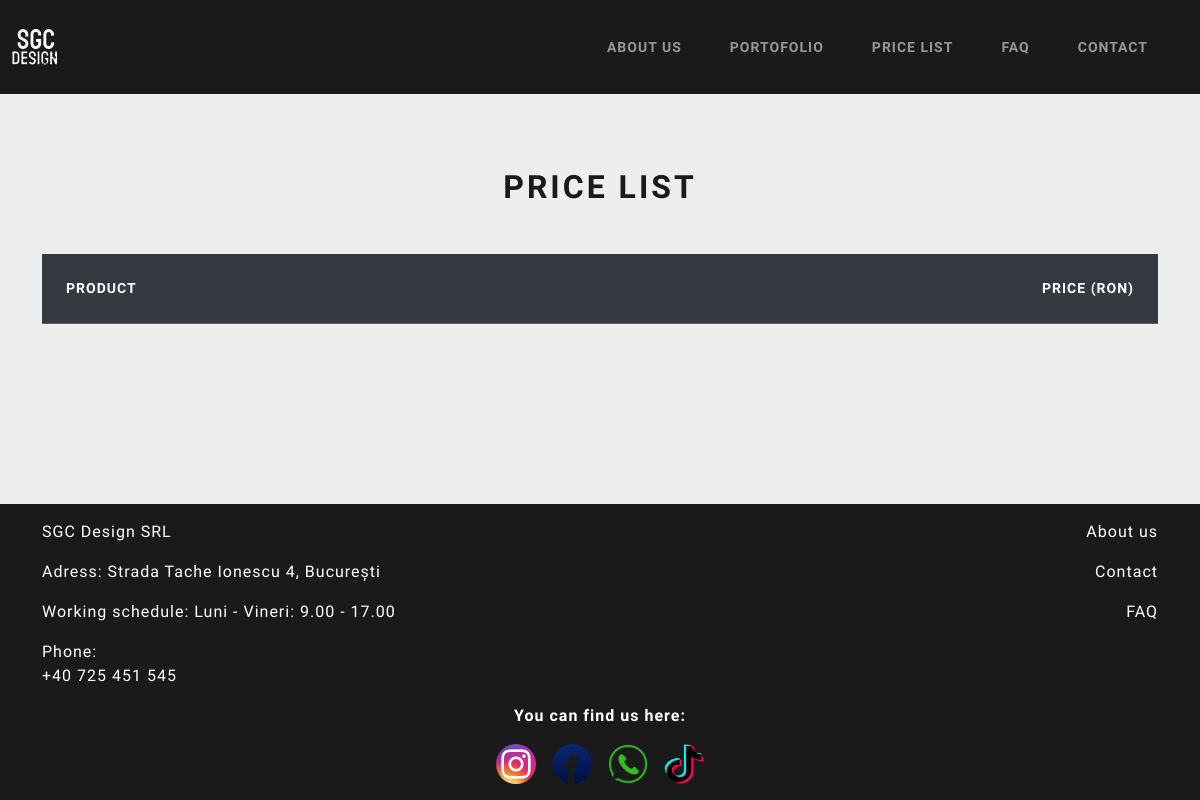
The app's page /prices/, older data.
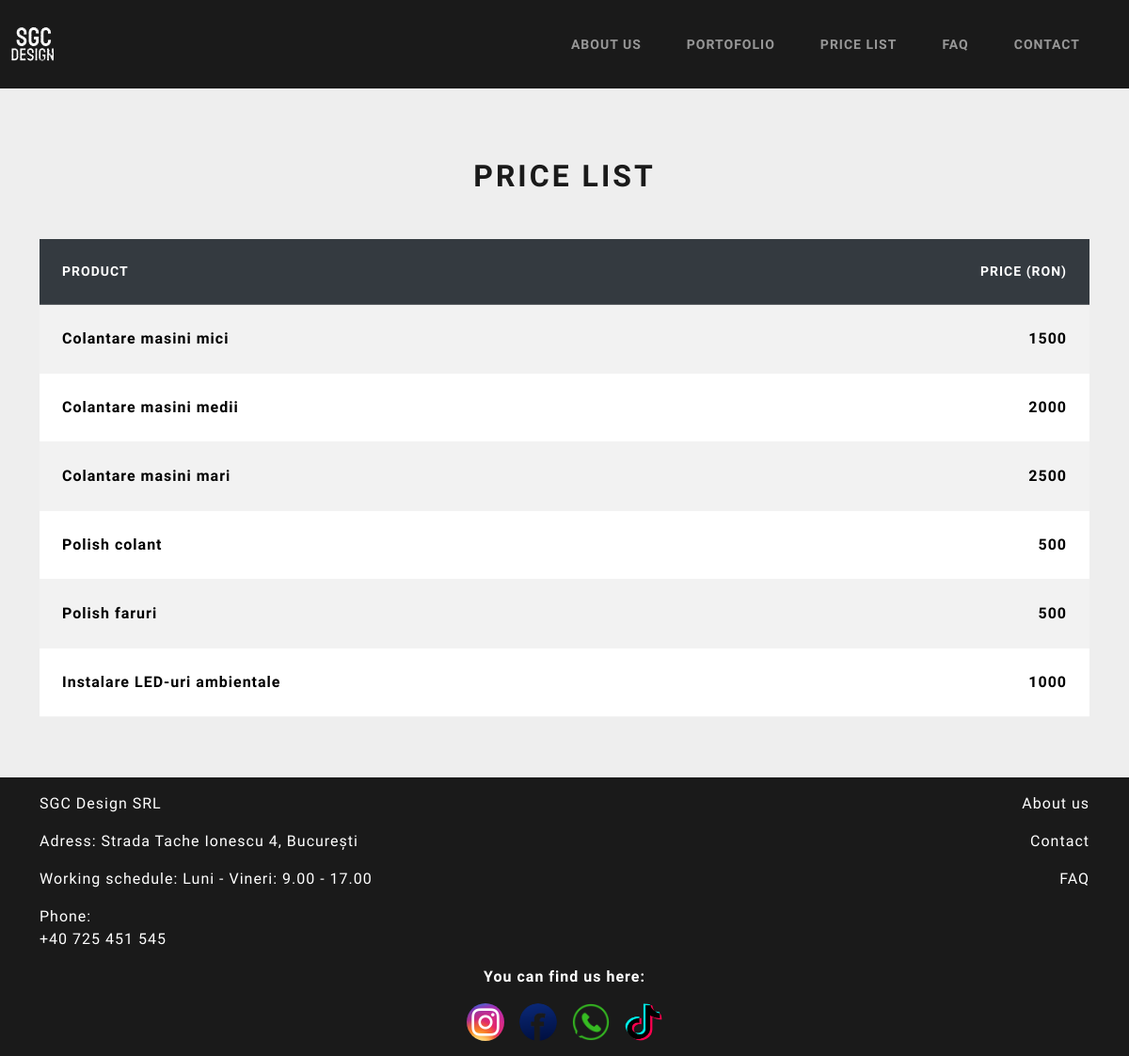
The same page, newer data.
### base/models.py (models this page shows, shortened)
class Price(models.Model):
    name = models.CharField(max_length=200)
    description = models.TextField(null=True,blank=True)
    price = models.IntegerField(null=True)
    created_at = models.DateTimeField(auto_now_add=True)
    updated_at = models.DateTimeField(auto_now=True)
    class Meta:
        ordering = ['id']

### base/views.py (the view)
# urls.py: path('prices/', views.price_list, name='prices'),
def price_list(request):
    price_list = Price.objects.all()
    context = {
        'prices': price_list
    }
    return render(request, 'price_list.html',context)

### base/templates/price_list.html
{% extends 'main.html' %}{% block title %}Price list{% endblock title %} {% block content %}
<div class="container mt-5">
  <div class="mb-5">
    <h1 class="text-center">Price list</h1>
  </div>
  <div>
    <table class="table table-striped table-hover">
      <thead>
        <tr class="table-dark">
          <th scope="col" class="text-start fw-bold">Product</th>
          <th scope="col" class="text-end fw-bold">Price (RON)</th>
        </tr>
      </thead>
      <tbody>
        {% for price in prices %}
        <tr>
          <td class="fw-bold"><a class="nav-link" href="{% url 'product' price.id %}">{{price.name}}</a></td>
          <td class="fw-bold text-end">{{price.price}}</td>
        </tr>
        {% endfor %}
      </tbody>
    </table>
  </div>
</div>
{% endblock content %}

### templates/main.html (shortened to what this page needs)
<!DOCTYPE html>
{% load static %}
<html lang="en">
	<head>
		<link rel="stylesheet" href="{% static 'styles/style.css' %}" />
		<link
			href="
    https://cdn.jsdelivr.net/npm/bootswatch@5.2.3/dist/lux/bootstrap.min.css
    "
			rel="stylesheet"
		/>
	</head>
	<body class="main d-flex flex-column min-vh-100">
		{% include 'navbar.html' %}
		<div class="flex-grow-1">
			{% block content %} {% endblock content %}
		</div>
		{% include 'footer.html' %}
	</body>
</html>

### templates/navbar.html (shortened to what this page needs)
{% load static %}
<header>
  <nav class="navbar navbar-expand-lg fixed-top navbar-dark bg-primary">
    <div class="container-fluid">
      <a class="navbar-brand" href="{% url 'home' %}"><img src="{% static 'images/logo.png' %}" alt=""></a>
      <div class="collapse navbar-collapse justify-content-end" id="navbarText">
        <ul class="navbar-nav">
          <li class="nav-item">
            <a class="nav-link" href="{% url 'about' %}">About Us</a>
          </li>
          <li class="nav-item">
            <a class="nav-link" href="{% url 'portofolio' %}">Portofolio</a>
          </li>
          <li class="nav-item">
            <a class="nav-link" href="{% url 'prices' %}">Price List</a>
          </li>
          <li class="nav-item">
            <a class="nav-link" href="{% url 'faq' %}">FAQ</a>
          </li>
          <li class="nav-item">
            <a class="nav-link" href="{% url 'contact' %}">Contact</a>
          </li>
        </ul>
      </div>
    </div>
  </nav>
</header>
<div class="mb-5 mt-5">&nbsp;</div>

### templates/footer.html
{% load static %}
<footer class="bg-primary text-light py-3 mt-5">
  <div class="container">
    <div class="row">
      <div class="col-md-6">
        <p>SGC Design SRL</p>
        <p>Adress: Strada Tache Ionescu 4, București</p>
        <p>Working schedule: Luni - Vineri: 9.00 - 17.00</p>
        <p>Phone: <a class="nav-link" href="tel:072-545-1545">+40 725 451 545</a></p>
      </div>
      <div class="col-md-6 text-md-end d-flex flex-column">
          <p><a class="nav-link" href="{% url 'about' %}">About us</a></p>
          <p><a class="nav-link" href="{% url 'contact' %}">Contact</a></p>
          <p><a class="nav-link" href="{% url 'faq' %}">FAQ</a></p>
      </div>
      <div class="d-flex flex-column align-items-center justify-content-center">
        <div>
            <p class="fw-bold">You can find us here:</p>
        </div>
        <div class="social text-center d-flex justify-content-center gap-3">
            <a href="https://www.instagram.com/sgc_design/"><img class="rounded-circle" src="{% static 'images/instagram.png' %}" alt=""></a>
            <a href="https://www.facebook.com/gabi.sirbu29"><img class="rounded-circle" src="{% static 'images/facebook.png' %}" alt=""></a>
            <a href="#"><img class="rounded-circle" src="{% static 'images/wapp.png' %}" alt=""></a>
            <a href="https://www.tiktok.com/@sxgxc?_t=8afqFyUhyQ2&_r=1"><img class="rounded-circle" src="{% static 'images/tiktok.png' %}" alt=""></a>
        </div>
      </div>
    </div>
  </div>
</footer>

### static/styles/style.css (style rules this page uses)
.main { background-color: #eee; }
.social img { width: 40px; height: 40px; }

Row changes from the older to the newer data that the page shows:
added Price: name "Colantare masini mici", price "1500"
added Price: name "Colantare masini medii", price "2000"
added Price: name "Colantare masini mari", price "2500"
added Price: name "Polish colant", price "500"
added Price: name "Polish faruri", price "500"
added Price: name "Instalare LED-uri ambientale", price "1000"
